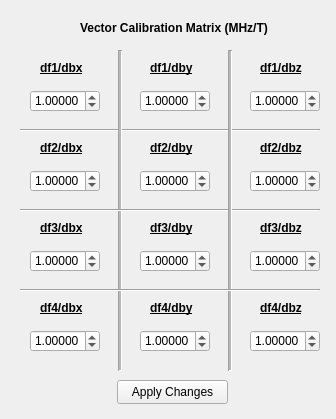
<?xml version="1.0" encoding="UTF-8"?>
<ui version="4.0">
 <class>Form</class>
 <widget class="QWidget" name="Form">
  <property name="geometry">
   <rect>
    <x>0</x>
    <y>0</y>
    <width>336</width>
    <height>419</height>
   </rect>
  </property>
  <property name="windowTitle">
   <string>Form</string>
  </property>
  <widget class="Line" name="line">
   <property name="geometry">
    <rect>
     <x>20</x>
     <y>120</y>
     <width>300</width>
     <height>20</height>
    </rect>
   </property>
   <property name="orientation">
    <enum>Qt::Horizontal</enum>
   </property>
  </widget>
  <widget class="Line" name="line_2">
   <property name="geometry">
    <rect>
     <x>110</x>
     <y>50</y>
     <width>20</width>
     <height>321</height>
    </rect>
   </property>
   <property name="font">
    <font>
     <bold>false</bold>
    </font>
   </property>
   <property name="midLineWidth">
    <number>2</number>
   </property>
   <property name="orientation">
    <enum>Qt::Vertical</enum>
   </property>
  </widget>
  <widget class="Line" name="line_3">
   <property name="geometry">
    <rect>
     <x>20</x>
     <y>200</y>
     <width>300</width>
     <height>20</height>
    </rect>
   </property>
   <property name="orientation">
    <enum>Qt::Horizontal</enum>
   </property>
  </widget>
  <widget class="Line" name="line_4">
   <property name="geometry">
    <rect>
     <x>220</x>
     <y>50</y>
     <width>20</width>
     <height>321</height>
    </rect>
   </property>
   <property name="midLineWidth">
    <number>2</number>
   </property>
   <property name="orientation">
    <enum>Qt::Vertical</enum>
   </property>
  </widget>
  <widget class="QLabel" name="label">
   <property name="geometry">
    <rect>
     <x>40</x>
     <y>60</y>
     <width>45</width>
     <height>16</height>
    </rect>
   </property>
   <property name="font">
    <font>
     <italic>false</italic>
     <bold>true</bold>
     <underline>true</underline>
    </font>
   </property>
   <property name="text">
    <string>df1/dbx</string>
   </property>
  </widget>
  <widget class="QLabel" name="label_2">
   <property name="geometry">
    <rect>
     <x>150</x>
     <y>60</y>
     <width>49</width>
     <height>16</height>
    </rect>
   </property>
   <property name="font">
    <font>
     <italic>false</italic>
     <bold>true</bold>
     <underline>true</underline>
    </font>
   </property>
   <property name="text">
    <string>df1/dby</string>
   </property>
  </widget>
  <widget class="QLabel" name="label_3">
   <property name="geometry">
    <rect>
     <x>260</x>
     <y>60</y>
     <width>49</width>
     <height>16</height>
    </rect>
   </property>
   <property name="font">
    <font>
     <italic>false</italic>
     <bold>true</bold>
     <underline>true</underline>
    </font>
   </property>
   <property name="text">
    <string>df1/dbz</string>
   </property>
  </widget>
  <widget class="QLabel" name="label_4">
   <property name="geometry">
    <rect>
     <x>260</x>
     <y>140</y>
     <width>49</width>
     <height>16</height>
    </rect>
   </property>
   <property name="font">
    <font>
     <italic>false</italic>
     <bold>true</bold>
     <underline>true</underline>
    </font>
   </property>
   <property name="text">
    <string>df2/dbz</string>
   </property>
  </widget>
  <widget class="QLabel" name="label_5">
   <property name="geometry">
    <rect>
     <x>40</x>
     <y>140</y>
     <width>49</width>
     <height>16</height>
    </rect>
   </property>
   <property name="font">
    <font>
     <italic>false</italic>
     <bold>true</bold>
     <underline>true</underline>
    </font>
   </property>
   <property name="text">
    <string>df2/dbx</string>
   </property>
  </widget>
  <widget class="QLabel" name="label_6">
   <property name="geometry">
    <rect>
     <x>150</x>
     <y>140</y>
     <width>49</width>
     <height>16</height>
    </rect>
   </property>
   <property name="font">
    <font>
     <italic>false</italic>
     <bold>true</bold>
     <underline>true</underline>
    </font>
   </property>
   <property name="text">
    <string>df2/dby</string>
   </property>
  </widget>
  <widget class="QLabel" name="label_7">
   <property name="geometry">
    <rect>
     <x>260</x>
     <y>220</y>
     <width>49</width>
     <height>16</height>
    </rect>
   </property>
   <property name="font">
    <font>
     <italic>false</italic>
     <bold>true</bold>
     <underline>true</underline>
    </font>
   </property>
   <property name="text">
    <string>df3/dbz</string>
   </property>
  </widget>
  <widget class="QLabel" name="label_8">
   <property name="geometry">
    <rect>
     <x>150</x>
     <y>220</y>
     <width>49</width>
     <height>16</height>
    </rect>
   </property>
   <property name="font">
    <font>
     <italic>false</italic>
     <bold>true</bold>
     <underline>true</underline>
    </font>
   </property>
   <property name="text">
    <string>df3/dby</string>
   </property>
  </widget>
  <widget class="QLabel" name="label_9">
   <property name="geometry">
    <rect>
     <x>40</x>
     <y>220</y>
     <width>49</width>
     <height>16</height>
    </rect>
   </property>
   <property name="font">
    <font>
     <italic>false</italic>
     <bold>true</bold>
     <underline>true</underline>
    </font>
   </property>
   <property name="text">
    <string>df3/dbx</string>
   </property>
  </widget>
  <widget class="QLabel" name="label_10">
   <property name="geometry">
    <rect>
     <x>260</x>
     <y>300</y>
     <width>49</width>
     <height>16</height>
    </rect>
   </property>
   <property name="font">
    <font>
     <italic>false</italic>
     <bold>true</bold>
     <underline>true</underline>
    </font>
   </property>
   <property name="text">
    <string>df4/dbz</string>
   </property>
  </widget>
  <widget class="QLabel" name="label_11">
   <property name="geometry">
    <rect>
     <x>40</x>
     <y>300</y>
     <width>49</width>
     <height>16</height>
    </rect>
   </property>
   <property name="font">
    <font>
     <italic>false</italic>
     <bold>true</bold>
     <underline>true</underline>
    </font>
   </property>
   <property name="text">
    <string>df4/dbx</string>
   </property>
  </widget>
  <widget class="Line" name="line_5">
   <property name="geometry">
    <rect>
     <x>20</x>
     <y>280</y>
     <width>300</width>
     <height>20</height>
    </rect>
   </property>
   <property name="orientation">
    <enum>Qt::Horizontal</enum>
   </property>
  </widget>
  <widget class="QLabel" name="label_12">
   <property name="geometry">
    <rect>
     <x>150</x>
     <y>300</y>
     <width>49</width>
     <height>16</height>
    </rect>
   </property>
   <property name="font">
    <font>
     <italic>false</italic>
     <bold>true</bold>
     <underline>true</underline>
    </font>
   </property>
   <property name="text">
    <string>df4/dby</string>
   </property>
  </widget>
  <widget class="QDoubleSpinBox" name="df1dbx">
   <property name="geometry">
    <rect>
     <x>30</x>
     <y>90</y>
     <width>70</width>
     <height>22</height>
    </rect>
   </property>
   <property name="decimals">
    <number>5</number>
   </property>
   <property name="minimum">
    <double>-99999999.000000000000000</double>
   </property>
   <property name="maximum">
    <double>99999999.000000000000000</double>
   </property>
   <property name="singleStep">
    <double>0.250000000000000</double>
   </property>
   <property name="value">
    <double>1.000000000000000</double>
   </property>
  </widget>
  <widget class="QDoubleSpinBox" name="df1dby">
   <property name="geometry">
    <rect>
     <x>140</x>
     <y>90</y>
     <width>70</width>
     <height>22</height>
    </rect>
   </property>
   <property name="decimals">
    <number>5</number>
   </property>
   <property name="minimum">
    <double>-99999999.000000000000000</double>
   </property>
   <property name="maximum">
    <double>99999999.000000000000000</double>
   </property>
   <property name="singleStep">
    <double>0.250000000000000</double>
   </property>
   <property name="value">
    <double>1.000000000000000</double>
   </property>
  </widget>
  <widget class="QDoubleSpinBox" name="df1dbz">
   <property name="geometry">
    <rect>
     <x>250</x>
     <y>90</y>
     <width>70</width>
     <height>22</height>
    </rect>
   </property>
   <property name="decimals">
    <number>5</number>
   </property>
   <property name="minimum">
    <double>-99999999.000000000000000</double>
   </property>
   <property name="maximum">
    <double>99999999.000000000000000</double>
   </property>
   <property name="singleStep">
    <double>0.250000000000000</double>
   </property>
   <property name="value">
    <double>1.000000000000000</double>
   </property>
  </widget>
  <widget class="QDoubleSpinBox" name="df2dby">
   <property name="geometry">
    <rect>
     <x>140</x>
     <y>170</y>
     <width>70</width>
     <height>22</height>
    </rect>
   </property>
   <property name="decimals">
    <number>5</number>
   </property>
   <property name="minimum">
    <double>-99999999.000000000000000</double>
   </property>
   <property name="maximum">
    <double>99999999.000000000000000</double>
   </property>
   <property name="singleStep">
    <double>0.250000000000000</double>
   </property>
   <property name="value">
    <double>1.000000000000000</double>
   </property>
  </widget>
  <widget class="QDoubleSpinBox" name="df2dbx">
   <property name="geometry">
    <rect>
     <x>30</x>
     <y>170</y>
     <width>70</width>
     <height>22</height>
    </rect>
   </property>
   <property name="decimals">
    <number>5</number>
   </property>
   <property name="minimum">
    <double>-99999999.000000000000000</double>
   </property>
   <property name="maximum">
    <double>99999999.000000000000000</double>
   </property>
   <property name="singleStep">
    <double>0.250000000000000</double>
   </property>
   <property name="value">
    <double>1.000000000000000</double>
   </property>
  </widget>
  <widget class="QDoubleSpinBox" name="df2dbz">
   <property name="geometry">
    <rect>
     <x>250</x>
     <y>170</y>
     <width>70</width>
     <height>22</height>
    </rect>
   </property>
   <property name="decimals">
    <number>5</number>
   </property>
   <property name="minimum">
    <double>-99999999.000000000000000</double>
   </property>
   <property name="maximum">
    <double>99999999.000000000000000</double>
   </property>
   <property name="singleStep">
    <double>0.250000000000000</double>
   </property>
   <property name="value">
    <double>1.000000000000000</double>
   </property>
  </widget>
  <widget class="QDoubleSpinBox" name="df4dbz">
   <property name="geometry">
    <rect>
     <x>250</x>
     <y>330</y>
     <width>70</width>
     <height>22</height>
    </rect>
   </property>
   <property name="decimals">
    <number>5</number>
   </property>
   <property name="minimum">
    <double>-99999999.000000000000000</double>
   </property>
   <property name="maximum">
    <double>99999999.000000000000000</double>
   </property>
   <property name="singleStep">
    <double>0.250000000000000</double>
   </property>
   <property name="value">
    <double>1.000000000000000</double>
   </property>
  </widget>
  <widget class="QDoubleSpinBox" name="df4dby">
   <property name="geometry">
    <rect>
     <x>140</x>
     <y>330</y>
     <width>70</width>
     <height>22</height>
    </rect>
   </property>
   <property name="decimals">
    <number>5</number>
   </property>
   <property name="minimum">
    <double>-99999999.000000000000000</double>
   </property>
   <property name="maximum">
    <double>99999999.000000000000000</double>
   </property>
   <property name="singleStep">
    <double>0.250000000000000</double>
   </property>
   <property name="value">
    <double>1.000000000000000</double>
   </property>
  </widget>
  <widget class="QDoubleSpinBox" name="df4dbx">
   <property name="geometry">
    <rect>
     <x>30</x>
     <y>330</y>
     <width>70</width>
     <height>22</height>
    </rect>
   </property>
   <property name="decimals">
    <number>5</number>
   </property>
   <property name="minimum">
    <double>-99999999.000000000000000</double>
   </property>
   <property name="maximum">
    <double>99999999.000000000000000</double>
   </property>
   <property name="singleStep">
    <double>0.250000000000000</double>
   </property>
   <property name="value">
    <double>1.000000000000000</double>
   </property>
  </widget>
  <widget class="QDoubleSpinBox" name="df3dby">
   <property name="geometry">
    <rect>
     <x>140</x>
     <y>250</y>
     <width>70</width>
     <height>22</height>
    </rect>
   </property>
   <property name="decimals">
    <number>5</number>
   </property>
   <property name="minimum">
    <double>-99999999.000000000000000</double>
   </property>
   <property name="maximum">
    <double>99999999.000000000000000</double>
   </property>
   <property name="singleStep">
    <double>0.250000000000000</double>
   </property>
   <property name="value">
    <double>1.000000000000000</double>
   </property>
  </widget>
  <widget class="QDoubleSpinBox" name="df3dbx">
   <property name="geometry">
    <rect>
     <x>30</x>
     <y>250</y>
     <width>70</width>
     <height>22</height>
    </rect>
   </property>
   <property name="decimals">
    <number>5</number>
   </property>
   <property name="minimum">
    <double>-99999999.000000000000000</double>
   </property>
   <property name="maximum">
    <double>99999999.000000000000000</double>
   </property>
   <property name="singleStep">
    <double>0.250000000000000</double>
   </property>
   <property name="value">
    <double>1.000000000000000</double>
   </property>
  </widget>
  <widget class="QDoubleSpinBox" name="df3dbz">
   <property name="geometry">
    <rect>
     <x>250</x>
     <y>250</y>
     <width>70</width>
     <height>22</height>
    </rect>
   </property>
   <property name="decimals">
    <number>5</number>
   </property>
   <property name="minimum">
    <double>-99999999.000000000000000</double>
   </property>
   <property name="maximum">
    <double>99999999.000000000000000</double>
   </property>
   <property name="singleStep">
    <double>0.250000000000000</double>
   </property>
   <property name="value">
    <double>1.000000000000000</double>
   </property>
  </widget>
  <widget class="QLabel" name="label_13">
   <property name="geometry">
    <rect>
     <x>80</x>
     <y>20</y>
     <width>191</width>
     <height>16</height>
    </rect>
   </property>
   <property name="font">
    <font>
     <bold>true</bold>
    </font>
   </property>
   <property name="text">
    <string>Vector Calibration Matrix (MHz/T)</string>
   </property>
  </widget>
  <widget class="QPushButton" name="applyChangesButton">
   <property name="geometry">
    <rect>
     <x>117</x>
     <y>380</y>
     <width>111</width>
     <height>24</height>
    </rect>
   </property>
   <property name="text">
    <string>Apply Changes</string>
   </property>
  </widget>
 </widget>
 <resources/>
 <connections/>
</ui>
